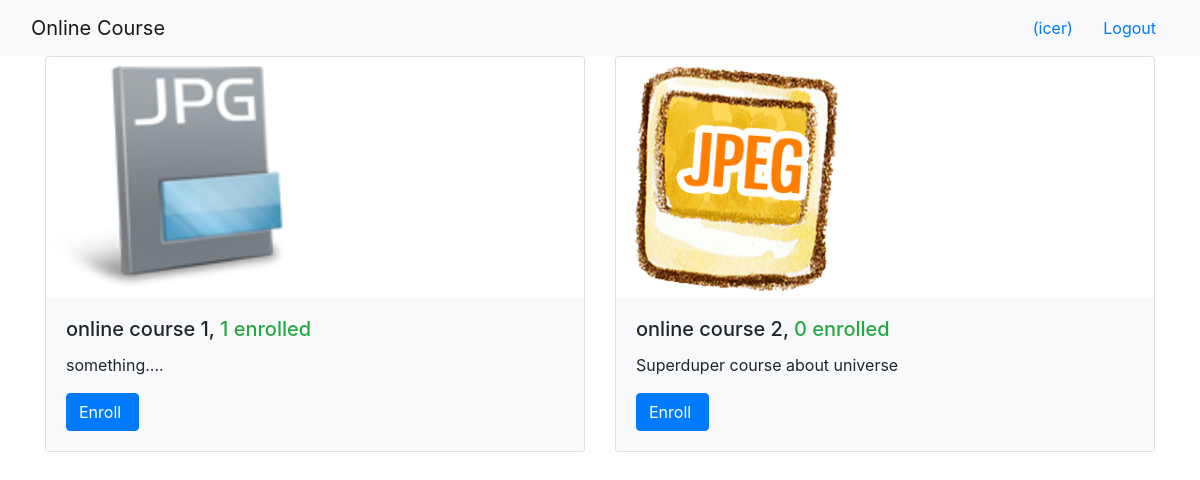
Page / (signed in) on the earlier database version.
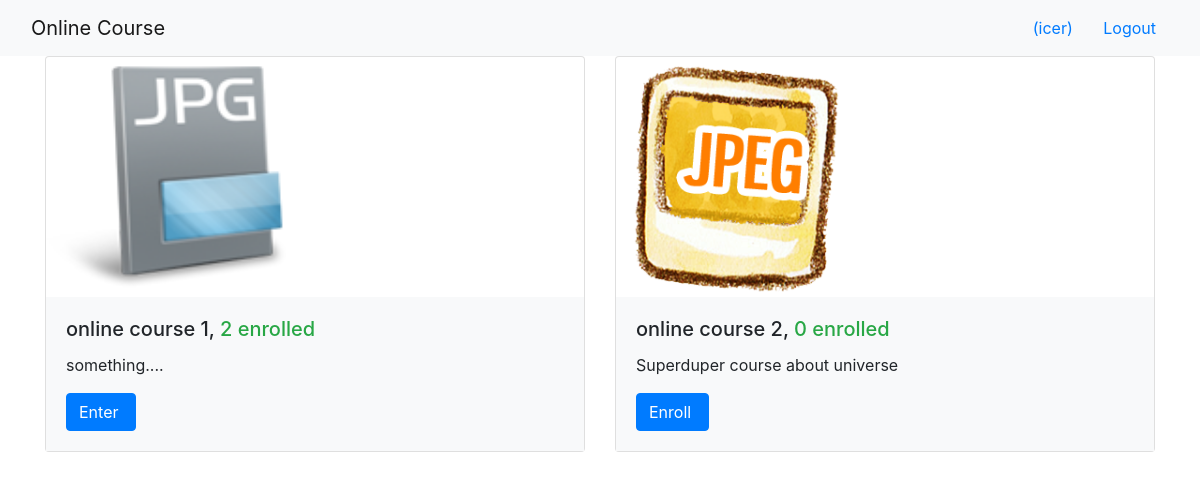
Same page on the later database version.
### onlinecourse/models.py (models this page shows, shortened)
class Course(models.Model):
    name = models.CharField(null=False, max_length=30, default='online course')
    image = models.ImageField(upload_to='course_images/')
    description = models.CharField(max_length=1000)
    pub_date = models.DateField(null=True)
    instructors = models.ManyToManyField(Instructor)
    users = models.ManyToManyField(
        settings.AUTH_USER_MODEL, through='Enrollment')
    total_enrollment = models.IntegerField(default=0)
    is_enrolled = False

### onlinecourse/views.py (the view)
class CourseListView(generic.ListView):
    template_name = 'onlinecourse/course_list_bootstrap.html'
    context_object_name = 'course_list'
    def get_queryset(self):
        user = self.request.user
        courses = Course.objects.order_by('-total_enrollment')[:10]
        for course in courses:
            if user.is_authenticated:
                course.is_enrolled = check_if_enrolled(user, course)
        return courses

### onlinecourse/views.py (called while the page is built)
def check_if_enrolled(user, course):
    is_enrolled = False
    if user.id is not None:
        num_results = Enrollment.objects.filter(
            user=user, course=course).count()
        if num_results > 0:
            is_enrolled = True
    return is_enrolled

### onlinecourse/templates/onlinecourse/course_list_bootstrap.html (shortened to what this page needs)
<!DOCTYPE html>
<html lang="en">
<head>
    {% load static %}
    <link rel="stylesheet" href="https://maxcdn.bootstrapcdn.com/bootstrap/4.5.2/css/bootstrap.min.css">
</head>
<body>
    <nav class="navbar navbar-light bg-light">
        <div class="container-fluid">
            <div class="navbar-header">
                  <a class="navbar-brand" href="#">Online Course</a>
            </div>
            <ul class="nav navbar-nav navbar-right">
                {% if user.is_authenticated %}
                <li>
                    <a class="btn btn-link" href="#">{{ user.first_name }}({{ user.username }})</a>
                    <a class="btn btn-link" href="{% url 'onlinecourse:logout' %}">Logout</a>
                </li>
                {% endif %}
            </ul>
        </div>
    </nav>
    {% if course_list %}
        <div class="container">
            <div class="card-deck">
                {% for course in course_list %}
                         <div class="card" style="width: 36rem;">
                          <img class="card-img-left" src="static{{MEDIA_URL}}{{course.image}}" width="240px" height="240px"
                               alt="Course image">
                          <div class="card-body bg-light">
                              <h5 class="card-title">{{ course.name }}, <span class="text-success">
                                  {{ course.total_enrollment}} enrolled</span></h5>
                            <p class="card-text">{{ course.description}}</p>
                            <form action="{% url 'onlinecourse:enroll' course.id %}" method="post">
                                  <input class="btn btn-primary"  type="submit"
                                         value="{% if course.is_enrolled %}Enter{% else %}Enroll{% endif %} ">
                            </form>
                          </div>
                        </div>
                {% endfor %}
            </div>
        </div>
    {% else %}
        <p>No courses are available.</p>
    {% endif %}
</body>
</html>

Differences in the rows shown:
changed Course "online course 1": total_enrollment "1" → "2"; is_enrolled "Enroll" → "Enter"
